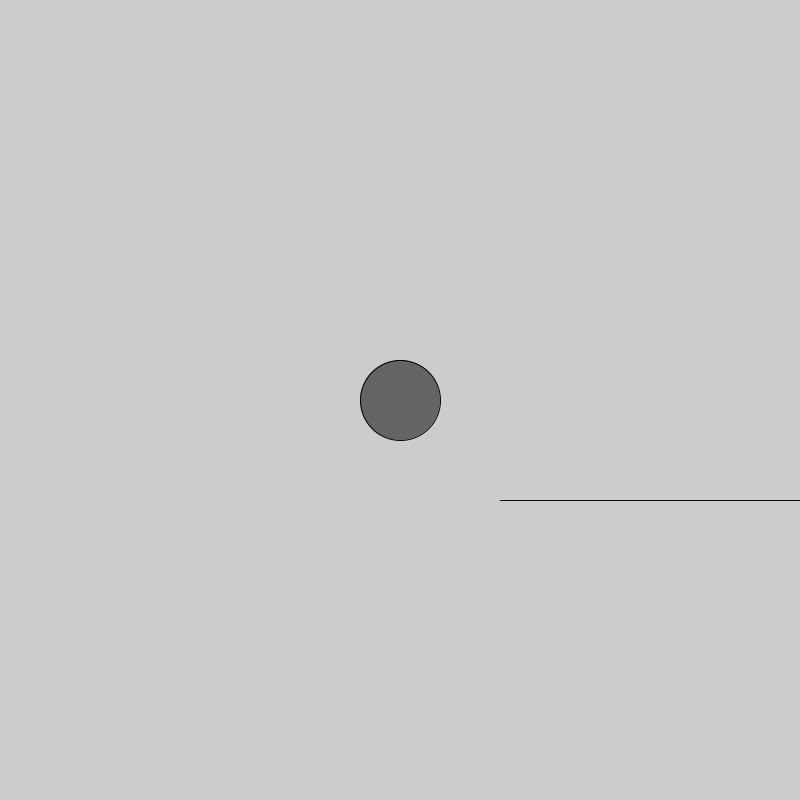
Frame 1 (no input)
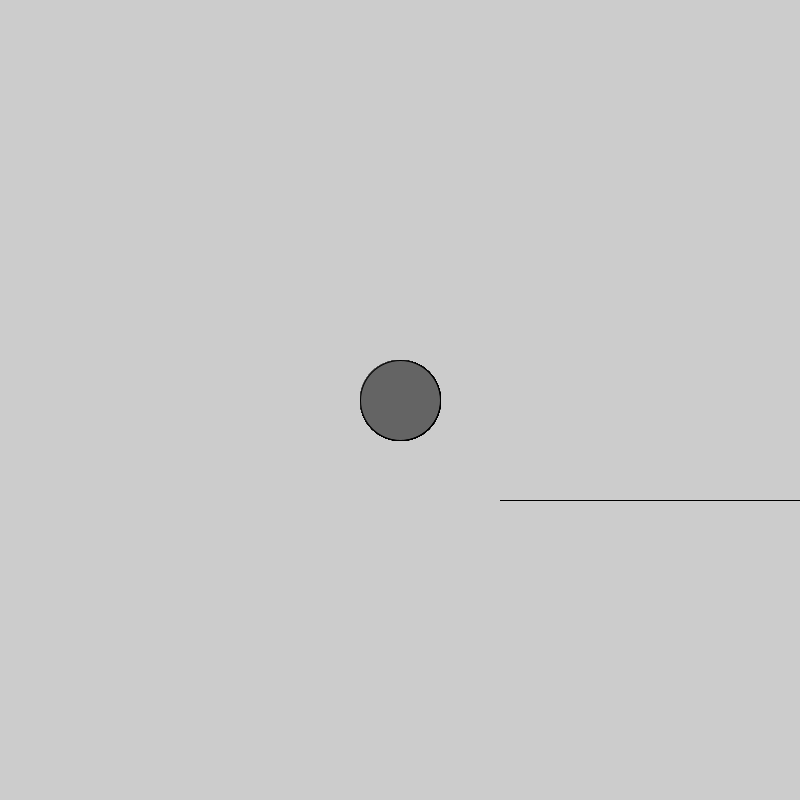
Frame 60 (the mouse pressed at the canvas centre just before this capture)
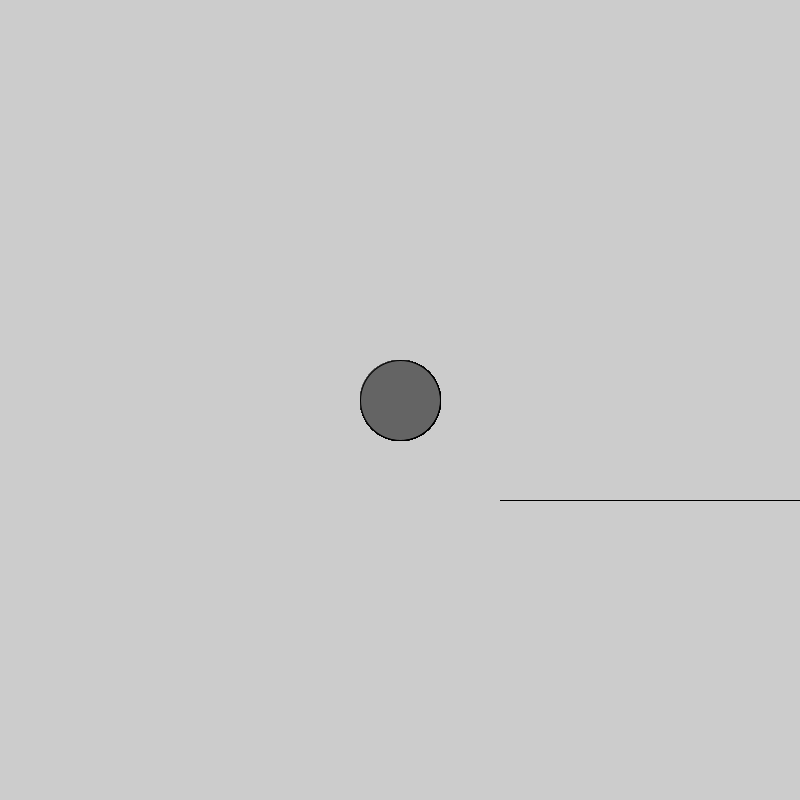
Frame 120 (the mouse held since frame 60 and released just before this capture)

The Processing sketch that drew these frames (run headless with seeded random() and noise(); from frame 60 on, the mouse is pressed at the canvas centre):

// Processing sketch: syntax
// ── syntax.pde
//this is a comment
//my first processing program!

/*
this is
a
multiline
comment
*/

//this is a function
// the setup function is run once when we start our program
void setup(){
  //size specifies the window dimensions and should always be the first line of code in the setup function
  size(800, 800);
  
  //could also use fullscreen() instead of size()
  //fullScreen(); //esc exits full screen'
  //background(0);
}

//the draw function is called directly after the setup function
void draw(){
  
  //this is a function call with arguments in the ()
  fill(100);
  ellipse(400, 400, 80, 80);
  line(500, 500, 800, 500);
  
}
